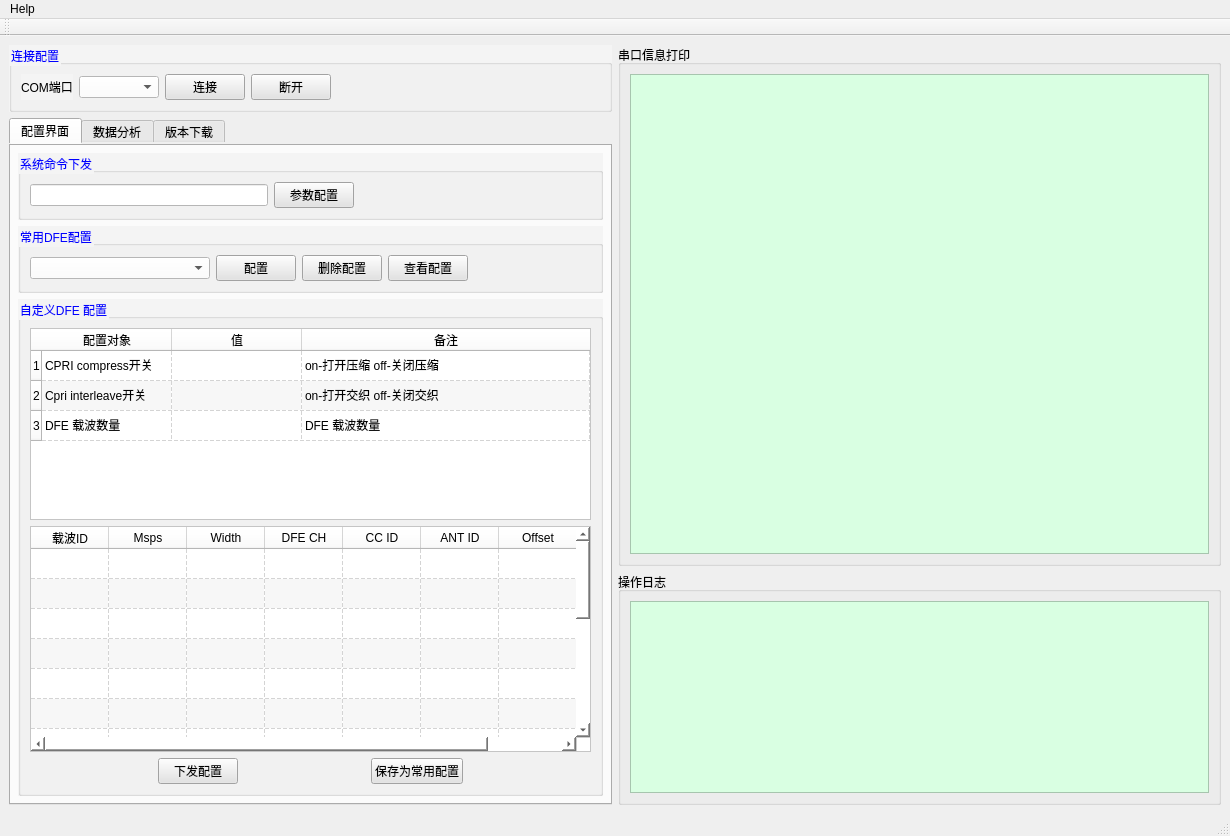
<?xml version="1.0" encoding="UTF-8"?>
<ui version="4.0">
 <class>MainWindow</class>
 <widget class="QMainWindow" name="MainWindow">
  <property name="geometry">
   <rect>
    <x>0</x>
    <y>0</y>
    <width>1230</width>
    <height>836</height>
   </rect>
  </property>
  <property name="windowTitle">
   <string>ICT7900测试平台</string>
  </property>
  <widget class="QWidget" name="centralwidget">
   <layout class="QHBoxLayout" name="horizontalLayout_6">
    <item>
     <layout class="QVBoxLayout" name="verticalLayout_5">
      <item>
       <widget class="QGroupBox" name="groupBox_2">
        <property name="styleSheet">
         <string notr="true">background-color: rgb(244, 244, 244);
color: rgb(0, 0, 255);</string>
        </property>
        <property name="title">
         <string>连接配置</string>
        </property>
        <layout class="QHBoxLayout" name="horizontalLayout">
         <item>
          <widget class="QLabel" name="label_3">
           <property name="sizePolicy">
            <sizepolicy hsizetype="Fixed" vsizetype="Preferred">
             <horstretch>0</horstretch>
             <verstretch>0</verstretch>
            </sizepolicy>
           </property>
           <property name="styleSheet">
            <string notr="true">color: rgb(0, 0, 0);</string>
           </property>
           <property name="text">
            <string>COM端口</string>
           </property>
          </widget>
         </item>
         <item>
          <widget class="QComboBox" name="comboBox">
           <property name="sizePolicy">
            <sizepolicy hsizetype="Minimum" vsizetype="Fixed">
             <horstretch>0</horstretch>
             <verstretch>0</verstretch>
            </sizepolicy>
           </property>
           <property name="minimumSize">
            <size>
             <width>80</width>
             <height>0</height>
            </size>
           </property>
           <property name="styleSheet">
            <string notr="true">background-color: rgb(255, 255, 255);color: rgb(0, 0, 0);</string>
           </property>
           <property name="editable">
            <bool>false</bool>
           </property>
          </widget>
         </item>
         <item>
          <widget class="QPushButton" name="connnect_button">
           <property name="styleSheet">
            <string notr="true">QPushButton{background-color: rgb(227, 227, 227);color: rgb(0, 0, 0);}</string>
           </property>
           <property name="text">
            <string>连接</string>
           </property>
          </widget>
         </item>
         <item>
          <widget class="QPushButton" name="disconnect_button">
           <property name="styleSheet">
            <string notr="true">background-color: rgb(227, 227, 227);color: rgb(0, 0, 0);</string>
           </property>
           <property name="text">
            <string>断开</string>
           </property>
          </widget>
         </item>
         <item>
          <spacer name="horizontalSpacer_6">
           <property name="orientation">
            <enum>Qt::Horizontal</enum>
           </property>
           <property name="sizeHint" stdset="0">
            <size>
             <width>40</width>
             <height>20</height>
            </size>
           </property>
          </spacer>
         </item>
        </layout>
       </widget>
      </item>
      <item>
       <widget class="QTabWidget" name="tabWidget">
        <property name="styleSheet">
         <string notr="true">border-color: rgb(241, 241, 241);</string>
        </property>
        <property name="currentIndex">
         <number>0</number>
        </property>
        <widget class="QWidget" name="widget1">
         <attribute name="title">
          <string>配置界面</string>
         </attribute>
         <layout class="QVBoxLayout" name="verticalLayout_2">
          <item>
           <layout class="QVBoxLayout" name="verticalLayout_4"/>
          </item>
          <item>
           <widget class="QGroupBox" name="groupBox_5">
            <property name="sizePolicy">
             <sizepolicy hsizetype="Expanding" vsizetype="Preferred">
              <horstretch>0</horstretch>
              <verstretch>0</verstretch>
             </sizepolicy>
            </property>
            <property name="styleSheet">
             <string notr="true">background-color: rgb(244, 244, 244);color: rgb(0, 0, 255);</string>
            </property>
            <property name="title">
             <string>系统命令下发</string>
            </property>
            <layout class="QHBoxLayout" name="horizontalLayout_4">
             <item>
              <widget class="QLineEdit" name="lineEdit_2">
               <property name="styleSheet">
                <string notr="true">background-color: rgb(255, 255, 255);color: rgb(0, 0, 0);</string>
               </property>
              </widget>
             </item>
             <item>
              <widget class="QPushButton" name="cfgfile_button">
               <property name="styleSheet">
                <string notr="true">background-color: rgb(227, 227, 227);color: rgb(0, 0, 0);</string>
               </property>
               <property name="text">
                <string>参数配置</string>
               </property>
              </widget>
             </item>
             <item>
              <spacer name="horizontalSpacer_5">
               <property name="orientation">
                <enum>Qt::Horizontal</enum>
               </property>
               <property name="sizeHint" stdset="0">
                <size>
                 <width>40</width>
                 <height>20</height>
                </size>
               </property>
              </spacer>
             </item>
            </layout>
           </widget>
          </item>
          <item>
           <widget class="QGroupBox" name="groupBox_6">
            <property name="sizePolicy">
             <sizepolicy hsizetype="Expanding" vsizetype="Preferred">
              <horstretch>0</horstretch>
              <verstretch>0</verstretch>
             </sizepolicy>
            </property>
            <property name="styleSheet">
             <string notr="true">background-color: rgb(244, 244, 244);color: rgb(0, 0, 255);</string>
            </property>
            <property name="title">
             <string>常用DFE配置</string>
            </property>
            <layout class="QHBoxLayout" name="horizontalLayout_3">
             <item>
              <widget class="QComboBox" name="comboBox_2">
               <property name="sizePolicy">
                <sizepolicy hsizetype="Minimum" vsizetype="Fixed">
                 <horstretch>0</horstretch>
                 <verstretch>0</verstretch>
                </sizepolicy>
               </property>
               <property name="minimumSize">
                <size>
                 <width>180</width>
                 <height>20</height>
                </size>
               </property>
               <property name="styleSheet">
                <string notr="true">background-color: rgb(255, 255, 255);color: rgb(0, 0, 0);</string>
               </property>
              </widget>
             </item>
             <item>
              <widget class="QPushButton" name="pushButton">
               <property name="styleSheet">
                <string notr="true">background-color: rgb(227, 227, 227);color: rgb(0, 0, 0);</string>
               </property>
               <property name="text">
                <string>配置</string>
               </property>
              </widget>
             </item>
             <item>
              <widget class="QPushButton" name="pushButtonDelete">
               <property name="styleSheet">
                <string notr="true">background-color: rgb(227, 227, 227);color: rgb(0, 0, 0);</string>
               </property>
               <property name="text">
                <string>删除配置</string>
               </property>
              </widget>
             </item>
             <item>
              <widget class="QPushButton" name="pushButton_3">
               <property name="styleSheet">
                <string notr="true">background-color: rgb(227, 227, 227);color: rgb(0, 0, 0);</string>
               </property>
               <property name="text">
                <string>查看配置</string>
               </property>
              </widget>
             </item>
             <item>
              <spacer name="horizontalSpacer_4">
               <property name="orientation">
                <enum>Qt::Horizontal</enum>
               </property>
               <property name="sizeHint" stdset="0">
                <size>
                 <width>40</width>
                 <height>20</height>
                </size>
               </property>
              </spacer>
             </item>
            </layout>
           </widget>
          </item>
          <item>
           <widget class="QGroupBox" name="groupBox_3">
            <property name="sizePolicy">
             <sizepolicy hsizetype="Expanding" vsizetype="Preferred">
              <horstretch>0</horstretch>
              <verstretch>0</verstretch>
             </sizepolicy>
            </property>
            <property name="styleSheet">
             <string notr="true">background-color: rgb(244, 244, 244);color: rgb(0, 0, 255);</string>
            </property>
            <property name="title">
             <string>自定义DFE 配置</string>
            </property>
            <layout class="QVBoxLayout" name="verticalLayout">
             <item>
              <widget class="QTableWidget" name="tableWidget">
               <property name="sizePolicy">
                <sizepolicy hsizetype="Expanding" vsizetype="Fixed">
                 <horstretch>0</horstretch>
                 <verstretch>0</verstretch>
                </sizepolicy>
               </property>
               <property name="minimumSize">
                <size>
                 <width>0</width>
                 <height>20</height>
                </size>
               </property>
               <property name="styleSheet">
                <string notr="true">background-color: rgb(255, 255, 255);color: rgb(0, 0, 0);</string>
               </property>
               <property name="alternatingRowColors">
                <bool>true</bool>
               </property>
               <property name="textElideMode">
                <enum>Qt::ElideLeft</enum>
               </property>
               <property name="gridStyle">
                <enum>Qt::DashLine</enum>
               </property>
               <attribute name="horizontalHeaderVisible">
                <bool>true</bool>
               </attribute>
               <attribute name="horizontalHeaderCascadingSectionResizes">
                <bool>false</bool>
               </attribute>
               <attribute name="horizontalHeaderMinimumSectionSize">
                <number>25</number>
               </attribute>
               <attribute name="horizontalHeaderDefaultSectionSize">
                <number>130</number>
               </attribute>
               <attribute name="horizontalHeaderStretchLastSection">
                <bool>true</bool>
               </attribute>
               <attribute name="verticalHeaderVisible">
                <bool>true</bool>
               </attribute>
               <attribute name="verticalHeaderCascadingSectionResizes">
                <bool>false</bool>
               </attribute>
               <attribute name="verticalHeaderMinimumSectionSize">
                <number>30</number>
               </attribute>
               <attribute name="verticalHeaderDefaultSectionSize">
                <number>30</number>
               </attribute>
               <attribute name="verticalHeaderHighlightSections">
                <bool>true</bool>
               </attribute>
               <attribute name="verticalHeaderStretchLastSection">
                <bool>false</bool>
               </attribute>
               <row>
                <property name="text">
                 <string>1</string>
                </property>
               </row>
               <row>
                <property name="text">
                 <string>2</string>
                </property>
               </row>
               <row>
                <property name="text">
                 <string>3</string>
                </property>
               </row>
               <column>
                <property name="text">
                 <string>配置对象</string>
                </property>
               </column>
               <column>
                <property name="text">
                 <string>值</string>
                </property>
               </column>
               <column>
                <property name="text">
                 <string>备注</string>
                </property>
               </column>
               <item row="0" column="0">
                <property name="text">
                 <string>CPRI compress开关</string>
                </property>
               </item>
               <item row="0" column="1">
                <property name="text">
                 <string/>
                </property>
               </item>
               <item row="0" column="2">
                <property name="text">
                 <string>on-打开压缩 off-关闭压缩</string>
                </property>
               </item>
               <item row="1" column="0">
                <property name="text">
                 <string>Cpri interleave开关</string>
                </property>
               </item>
               <item row="1" column="2">
                <property name="text">
                 <string>on-打开交织 off-关闭交织</string>
                </property>
               </item>
               <item row="2" column="0">
                <property name="text">
                 <string>DFE 载波数量</string>
                </property>
               </item>
               <item row="2" column="1">
                <property name="text">
                 <string/>
                </property>
               </item>
               <item row="2" column="2">
                <property name="text">
                 <string>DFE 载波数量</string>
                </property>
               </item>
              </widget>
             </item>
             <item>
              <widget class="QTableWidget" name="tableWidget_2">
               <property name="styleSheet">
                <string notr="true">background-color: rgb(255, 255, 255);color: rgb(0, 0, 0);</string>
               </property>
               <property name="alternatingRowColors">
                <bool>true</bool>
               </property>
               <property name="gridStyle">
                <enum>Qt::DashLine</enum>
               </property>
               <property name="sortingEnabled">
                <bool>true</bool>
               </property>
               <attribute name="horizontalHeaderDefaultSectionSize">
                <number>78</number>
               </attribute>
               <attribute name="horizontalHeaderStretchLastSection">
                <bool>true</bool>
               </attribute>
               <attribute name="verticalHeaderVisible">
                <bool>false</bool>
               </attribute>
               <row>
                <property name="text">
                 <string>1</string>
                </property>
               </row>
               <row>
                <property name="text">
                 <string>2</string>
                </property>
               </row>
               <row>
                <property name="text">
                 <string>3</string>
                </property>
               </row>
               <row>
                <property name="text">
                 <string>4</string>
                </property>
               </row>
               <row>
                <property name="text">
                 <string>5</string>
                </property>
               </row>
               <row>
                <property name="text">
                 <string>6</string>
                </property>
               </row>
               <row>
                <property name="text">
                 <string>7</string>
                </property>
               </row>
               <row>
                <property name="text">
                 <string>8</string>
                </property>
               </row>
               <row>
                <property name="text">
                 <string>9</string>
                </property>
               </row>
               <row>
                <property name="text">
                 <string>10</string>
                </property>
               </row>
               <row>
                <property name="text">
                 <string>11</string>
                </property>
               </row>
               <row>
                <property name="text">
                 <string>12</string>
                </property>
               </row>
               <row>
                <property name="text">
                 <string>13</string>
                </property>
               </row>
               <row>
                <property name="text">
                 <string>14</string>
                </property>
               </row>
               <column>
                <property name="text">
                 <string>载波ID</string>
                </property>
               </column>
               <column>
                <property name="text">
                 <string>Msps</string>
                </property>
               </column>
               <column>
                <property name="text">
                 <string>Width</string>
                </property>
               </column>
               <column>
                <property name="text">
                 <string>DFE CH</string>
                </property>
               </column>
               <column>
                <property name="text">
                 <string>CC ID</string>
                </property>
               </column>
               <column>
                <property name="text">
                 <string>ANT ID</string>
                </property>
               </column>
               <column>
                <property name="text">
                 <string>Offset</string>
                </property>
               </column>
               <item row="0" column="0">
                <property name="text">
                 <string/>
                </property>
               </item>
               <item row="0" column="1">
                <property name="text">
                 <string/>
                </property>
               </item>
               <item row="0" column="2">
                <property name="text">
                 <string/>
                </property>
               </item>
               <item row="0" column="3">
                <property name="text">
                 <string/>
                </property>
               </item>
               <item row="0" column="4">
                <property name="text">
                 <string/>
                </property>
               </item>
               <item row="0" column="5">
                <property name="text">
                 <string/>
                </property>
               </item>
               <item row="0" column="6">
                <property name="text">
                 <string/>
                </property>
               </item>
               <item row="1" column="0">
                <property name="text">
                 <string/>
                </property>
               </item>
               <item row="1" column="1">
                <property name="text">
                 <string/>
                </property>
               </item>
               <item row="1" column="2">
                <property name="text">
                 <string/>
                </property>
               </item>
               <item row="1" column="3">
                <property name="text">
                 <string/>
                </property>
               </item>
               <item row="1" column="5">
                <property name="text">
                 <string/>
                </property>
               </item>
               <item row="1" column="6">
                <property name="text">
                 <string/>
                </property>
               </item>
              </widget>
             </item>
             <item>
              <layout class="QHBoxLayout" name="horizontalLayout_2">
               <item>
                <spacer name="horizontalSpacer_2">
                 <property name="orientation">
                  <enum>Qt::Horizontal</enum>
                 </property>
                 <property name="sizeHint" stdset="0">
                  <size>
                   <width>40</width>
                   <height>20</height>
                  </size>
                 </property>
                </spacer>
               </item>
               <item>
                <widget class="QPushButton" name="btnCfgSend">
                 <property name="styleSheet">
                  <string notr="true">background-color: rgb(227, 227, 227);color: rgb(0, 0, 0);</string>
                 </property>
                 <property name="text">
                  <string>下发配置</string>
                 </property>
                </widget>
               </item>
               <item>
                <spacer name="horizontalSpacer">
                 <property name="orientation">
                  <enum>Qt::Horizontal</enum>
                 </property>
                 <property name="sizeHint" stdset="0">
                  <size>
                   <width>40</width>
                   <height>20</height>
                  </size>
                 </property>
                </spacer>
               </item>
               <item>
                <widget class="QPushButton" name="pushButton_save">
                 <property name="styleSheet">
                  <string notr="true">background-color: rgb(227, 227, 227);color: rgb(0, 0, 0);</string>
                 </property>
                 <property name="text">
                  <string>保存为常用配置</string>
                 </property>
                </widget>
               </item>
               <item>
                <spacer name="horizontalSpacer_3">
                 <property name="orientation">
                  <enum>Qt::Horizontal</enum>
                 </property>
                 <property name="sizeHint" stdset="0">
                  <size>
                   <width>40</width>
                   <height>20</height>
                  </size>
                 </property>
                </spacer>
               </item>
              </layout>
             </item>
            </layout>
           </widget>
          </item>
         </layout>
        </widget>
        <widget class="QWidget" name="widget2">
         <attribute name="title">
          <string>数据分析</string>
         </attribute>
        </widget>
        <widget class="QWidget" name="tab">
         <attribute name="title">
          <string>版本下载</string>
         </attribute>
         <widget class="QGroupBox" name="groupBox_7">
          <property name="geometry">
           <rect>
            <x>0</x>
            <y>30</y>
            <width>601</width>
            <height>55</height>
           </rect>
          </property>
          <property name="title">
           <string>版本目录</string>
          </property>
          <layout class="QHBoxLayout" name="horizontalLayout_8">
           <item>
            <widget class="QLineEdit" name="lineEdit"/>
           </item>
           <item>
            <widget class="QPushButton" name="pushButton_openFile">
             <property name="text">
              <string>打开文件夹</string>
             </property>
            </widget>
           </item>
           <item>
            <widget class="QPushButton" name="pushButton_download">
             <property name="text">
              <string>开始下载</string>
             </property>
            </widget>
           </item>
          </layout>
         </widget>
        </widget>
       </widget>
      </item>
     </layout>
    </item>
    <item>
     <layout class="QVBoxLayout" name="verticalLayout_3">
      <item>
       <widget class="QGroupBox" name="groupBox">
        <property name="title">
         <string>串口信息打印</string>
        </property>
        <property name="flat">
         <bool>false</bool>
        </property>
        <layout class="QHBoxLayout" name="horizontalLayout_7">
         <item>
          <widget class="QPlainTextEdit" name="plainTextEdit">
           <property name="maximumSize">
            <size>
             <width>16777215</width>
             <height>16777215</height>
            </size>
           </property>
           <property name="autoFillBackground">
            <bool>true</bool>
           </property>
           <property name="styleSheet">
            <string notr="true">font: 9pt &quot;等线&quot;;
background-color: rgb(217, 255, 226);</string>
           </property>
           <property name="undoRedoEnabled">
            <bool>true</bool>
           </property>
           <property name="lineWrapMode">
            <enum>QPlainTextEdit::NoWrap</enum>
           </property>
          </widget>
         </item>
        </layout>
       </widget>
      </item>
      <item>
       <widget class="QGroupBox" name="groupBox_4">
        <property name="title">
         <string>操作日志</string>
        </property>
        <layout class="QHBoxLayout" name="horizontalLayout_5">
         <item>
          <widget class="QTextEdit" name="textEdit_2">
           <property name="sizePolicy">
            <sizepolicy hsizetype="Expanding" vsizetype="Fixed">
             <horstretch>0</horstretch>
             <verstretch>0</verstretch>
            </sizepolicy>
           </property>
           <property name="styleSheet">
            <string notr="true">color: rgb(255, 0, 0);
font: 9pt &quot;等线&quot;;
background-color: rgb(217, 255, 226);</string>
           </property>
           <property name="html">
            <string>&lt;!DOCTYPE HTML PUBLIC &quot;-//W3C//DTD HTML 4.0//EN&quot; &quot;http://www.w3.org/TR/REC-html40/strict.dtd&quot;&gt;
&lt;html&gt;&lt;head&gt;&lt;meta name=&quot;qrichtext&quot; content=&quot;1&quot; /&gt;&lt;style type=&quot;text/css&quot;&gt;
p, li { white-space: pre-wrap; }
&lt;/style&gt;&lt;/head&gt;&lt;body style=&quot; font-family:'等线'; font-size:9pt; font-weight:400; font-style:normal;&quot;&gt;
&lt;p style=&quot;-qt-paragraph-type:empty; margin-top:0px; margin-bottom:0px; margin-left:0px; margin-right:0px; -qt-block-indent:0; text-indent:0px;&quot;&gt;&lt;br /&gt;&lt;/p&gt;&lt;/body&gt;&lt;/html&gt;</string>
           </property>
          </widget>
         </item>
        </layout>
       </widget>
      </item>
     </layout>
    </item>
   </layout>
  </widget>
  <widget class="QStatusBar" name="statusbar"/>
  <widget class="QToolBar" name="toolBar">
   <property name="windowTitle">
    <string>toolBar</string>
   </property>
   <attribute name="toolBarArea">
    <enum>TopToolBarArea</enum>
   </attribute>
   <attribute name="toolBarBreak">
    <bool>false</bool>
   </attribute>
  </widget>
  <widget class="QMenuBar" name="menubar">
   <property name="geometry">
    <rect>
     <x>0</x>
     <y>0</y>
     <width>1230</width>
     <height>23</height>
    </rect>
   </property>
   <widget class="QMenu" name="menuhelp">
    <property name="title">
     <string>Help</string>
    </property>
   </widget>
   <addaction name="menuhelp"/>
  </widget>
 </widget>
 <resources/>
 <connections/>
</ui>
